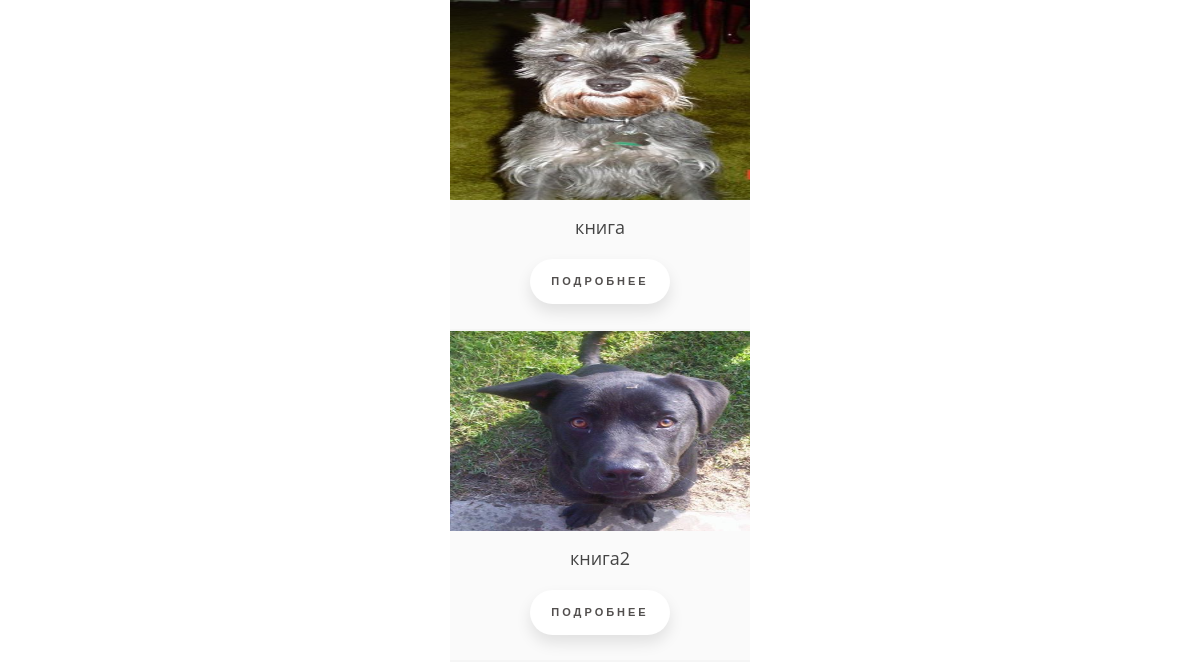
The app's page / (lower part), older data.
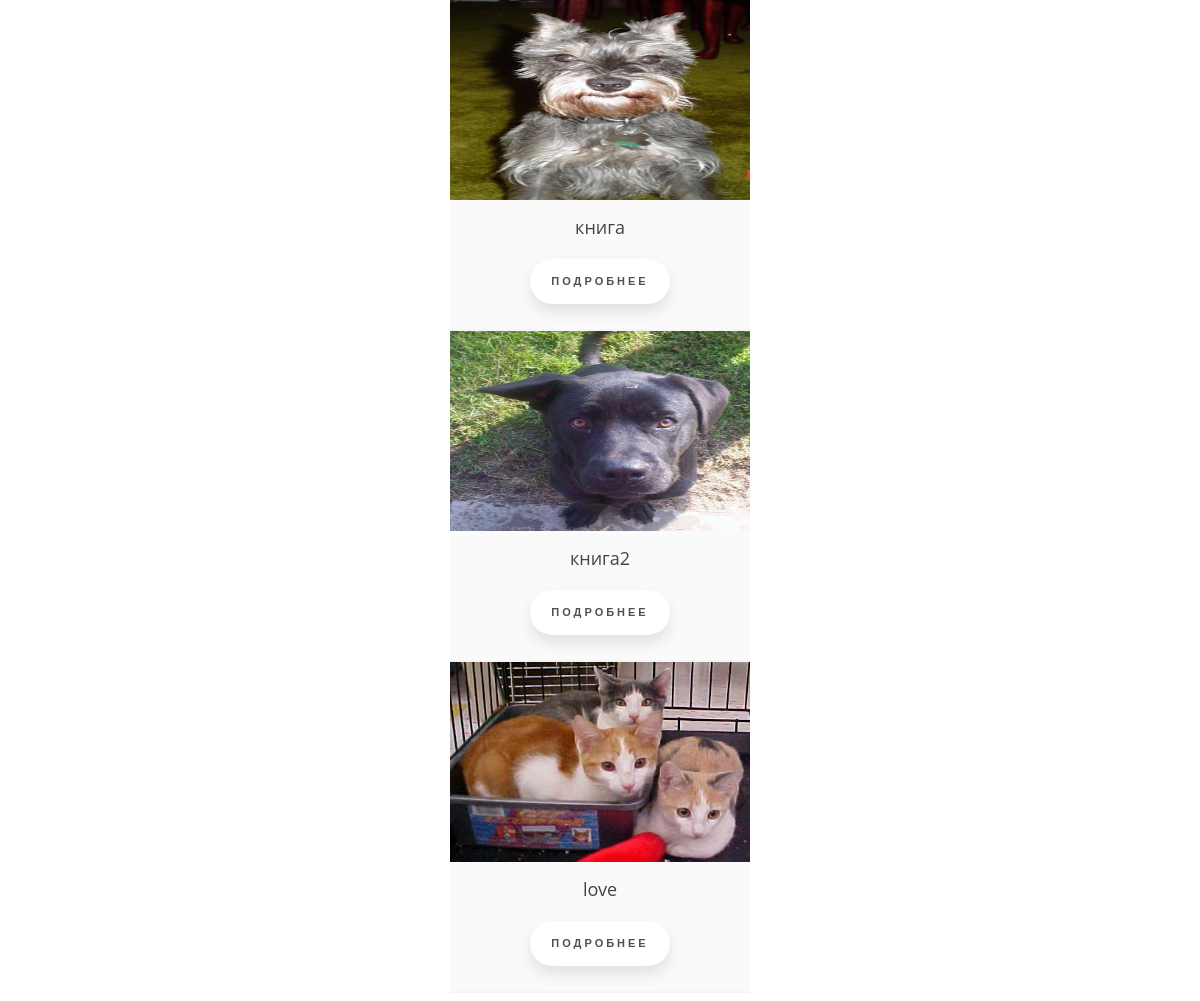
The same page, newer data.
### book/models.py (models this page shows, shortened)
class Book(models.Model):
    title = models.CharField(max_length=100)
    image = models.ImageField(upload_to='')
    description = models.TextField()
    created_date = models.DateTimeField(auto_now_add=True)
    updated_date = models.DateTimeField(auto_now_add=True)

### book/views.py (the view)
# urls.py: path('', views.BookView.as_view(), name='book'),
class BookView(generic.ListView):
    template_name = 'book.html'
    queryset = models.Book.objects.all()

### templates/book.html (shortened to what this page needs)
<!DOCTYPE html>
{% load static %}
<html lang="en">
<head>
    <link rel="stylesheet" href="{% static 'css/style.css' %}">
</head>
<body>
    {% for i in object_list %}
        <div class="product-item">
    <img src="{{i.image.url}}" alt="" width="200" height="200">
    <div class="product-list">
      <h3>{{i.title}}</h3>
        <a href="/book_detail/{{i.id}}/" class="floating-button">Подробнее</a>
    </div>
  </div>
    {% endfor %}
</body>
</html>

Row changes from the older to the newer data that the page shows:
added Book: image (picture), title "love"
